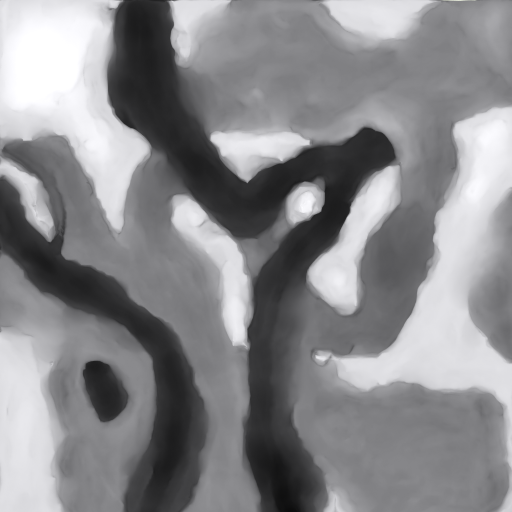
#> input picture aids/heightmap.png, 1024 x 1024 px (shown at 1/2 size)
$ python map.py   (older library calls are emulated)
#> lines starting #> are read from the running program, lines starting #| are printed output that depends on the picture
from scipy import misc
import numpy as np
import matplotlib.pyplot as plt
from matplotlib.cbook import get_sample_data
from matplotlib.colors import LightSource
import matplotlib.cm as cm
import matplotlib.mlab as mlab

face = misc.imread('heightmap.png', flatten=True)
#> face: shape (1024, 1024) float32; min 10, max 255, mean 137.2

z = face * 1800. / 255 - 1000
zmin = min(z.ravel())
#> zmin = -929.4
zmax = max(z.ravel())
#> zmax = 800
unit = 1024 / 10
xmin = 5
xmax = 10
ymin = 5
ymax = 10
dx = round((xmax - xmin))
dy = round((ymax - ymin))
#print(dx, dy)
z = z[int(ymin * unit):int(ymax * unit), int(xmin * unit):int(xmax * unit)]
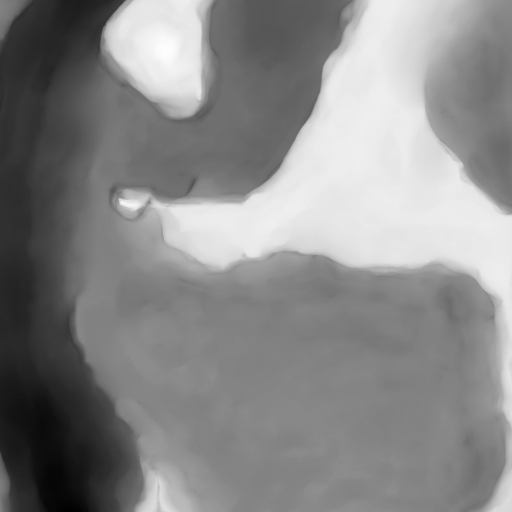
#> z: shape (512, 512) float32; min -929.4, max 704.4, mean -52.1; drawn with min black and max white

# Or you can use a colormap to specify the colors; the default
# colormap will be used for the contour lines
plt.figure()
im = plt.imshow(z, interpolation='bilinear', origin='lower',
                cmap=cm.terrain, extent=(0, dx, 0, dy), vmin=zmin, vmax=zmax)
levels = np.arange(round(min(z.ravel()), -1), round(max(z.ravel()), -1), 100)
#> levels = 17 values from -930 to 670
CS = plt.contour(z, levels,
                 origin='lower',
                 linewidths=1, extent=(0, dx, 0, dy), cmap=plt.get_cmap('jet'))

circle1 = plt.Circle((2 - xmin, 5 - ymin), 2, edgecolor='#ee00ff', facecolor='none', linewidth=3)
circle2 = plt.Circle((2.5 - xmin, 0.7 - ymin), 1.5, edgecolor='#0055ff', facecolor='none', linewidth=3)
circle3 = plt.Circle((2.5 - xmin, 1 - ymin), 9.5, edgecolor='#660099', facecolor='none', linewidth=2)
circle4 = plt.Circle((3.5 - xmin, 3.2 - ymin), 2, edgecolor='#ee00ff', facecolor='none', linewidth=3)
circle5 = plt.Circle((1.4 - xmin, 5.9 - ymin), 4.1, edgecolor='#aa00cc', facecolor='none', linewidth=2)
circle6 = plt.Circle((5.3 - xmin, 3.5 - ymin), 4, edgecolor='#aa00cc', facecolor='none', linewidth=2)
plt.gcf().gca().add_artist(circle1)
plt.gcf().gca().add_artist(circle2)
plt.gcf().gca().add_artist(circle3)
plt.gcf().gca().add_artist(circle4)
plt.gcf().gca().add_artist(circle5)
plt.gcf().gca().add_artist(circle6)

# Thicken the zero contour.
# zc = CS.collections[6]
# plt.setp(zc, linewidth=2)

plt.clabel(CS, levels[1::2],  # label every second level
           inline=1,
           fmt='%1.1f',
           fontsize=14)

# make a colorbar for the contour lines
# CB = plt.colorbar(CS, shrink=0.8, extend='both')

plt.title("Sitatha's Canyons - Topographical Map")
#plt.jet()  # Now change the colormap for the contour lines and colorbar
plt.flag()

# We can still add a colorbar for the image, too.
# CB = plt.colorbar(im, orientation='horizontal', shrink=0.8)

# This makes the original colorbar look a bit out of place,
# so let's improve its position.

# l, b, w, h = plt.gca().get_position().bounds
# ll, bb, ww, hh = CB.ax.get_position().bounds
# CB.ax.set_position([ll, b + 0.1*h, ww, h*0.8])

plt.xticks(np.arange(0, dx + 1, 1.0))
plt.yticks(np.arange(dy, -1, -1.0))
plt.gca().invert_yaxis()
plt.grid(True)
plt.show()
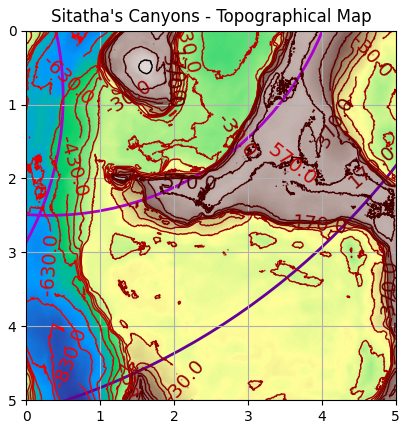
#> figure drawn by matplotlib, 1 panel
